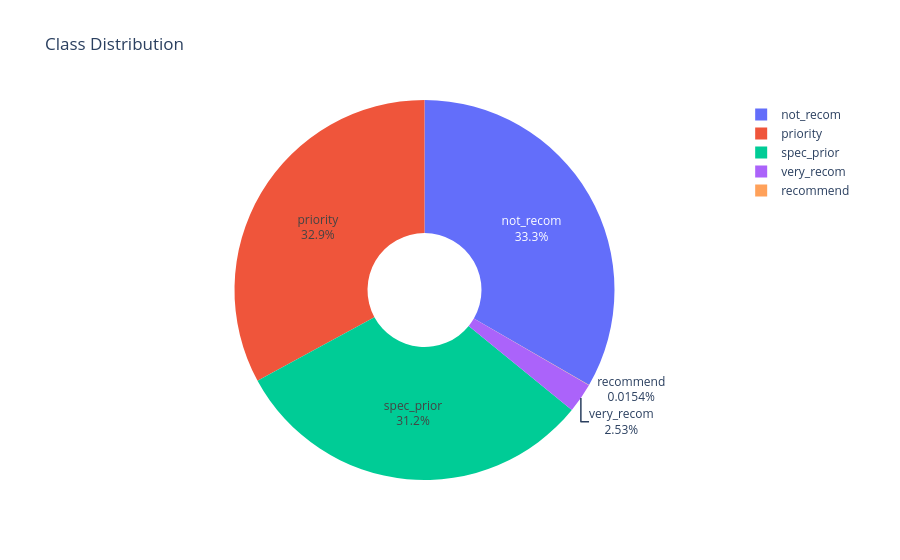

Write notebook code for a chart like this one.
### Code cell
import plotly.express as px

fig = px.pie(df, names='class', title='Class Distribution', hole=0.3)
fig.update_traces(textinfo='percent+label')
fig.show()

### Figure 1 — Plotly figure (JSON) as saved in the notebook; plotly's stock layout.template omitted (floating-point values rounded to 4 significant figures; data arrays with more than 128 entries replaced by an {"elided": "..."} marker saying what was removed)
{"data": [{"domain": {"x": [0, 1], "y": [0, 1]}, "hole": 0.3, "hovertemplate": "class=%{label}<extra></extra>", "labels": {"elided": "12960 str values"}, "legendgroup": "", "name": "", "showlegend": true, "textinfo": "percent+label", "type": "pie"}], "layout": {"legend": {"tracegroupgap": 0}, "title": {"text": "Class Distribution"}}}
